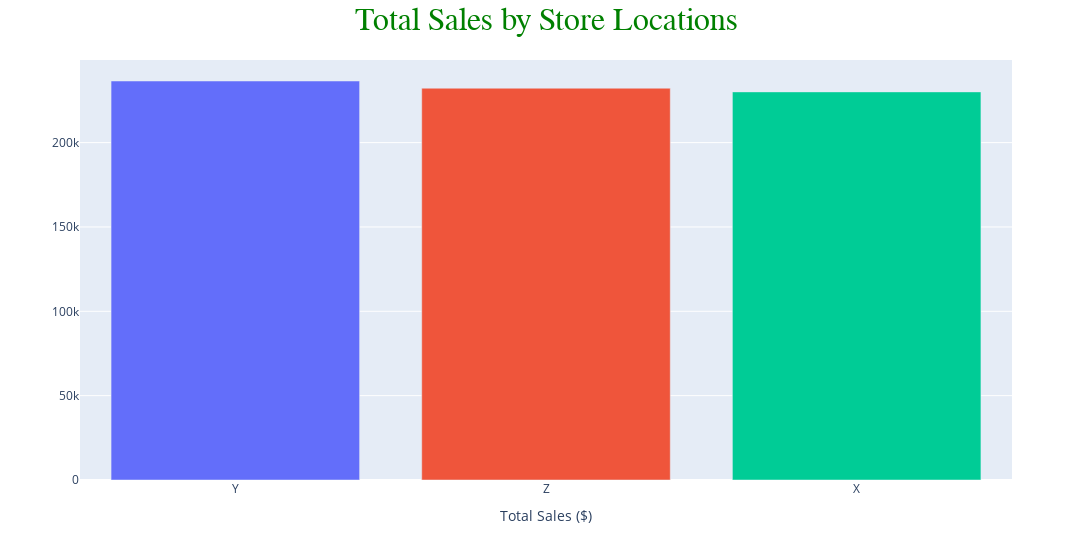

The cell this chart's notebook holds for it:
### Code cell
# Data viz with horizontal bar chart
fig = px.bar(
    sales_by_locations, 
    x="store_location", 
    y="total_sales", 
    color="store_location",
    hover_name="store_location"
)

# Custome layout
fig.update_layout(
    width=1200,
    title=dict(
        text='<span style="font-family:\'Times New Roman\';font-size:32;color:#008000">Total Sales by Store Locations</span>',
        x=0.5
    ),
    xaxis_title="Total Sales ($)",
    yaxis_title="",
    xaxis=dict(tickformat=","),
    showlegend=False
)

fig.show()

### Figure 1 — Plotly figure (JSON) as saved in the notebook; plotly's stock layout.template omitted (floating-point values rounded to 4 significant figures)
{"data": [{"alignmentgroup": "True", "hovertemplate": "<b>%{hovertext}</b><br><br>store_location=%{x}<br>total_sales=%{y}<extra></extra>", "hovertext": ["Y"], "legendgroup": "Y", "marker": {"color": "#636efa", "pattern": {"shape": ""}}, "name": "Y", "offsetgroup": "Y", "orientation": "v", "showlegend": true, "textposition": "auto", "type": "bar", "x": ["Y"], "xaxis": "x", "y": [236500.0], "yaxis": "y"}, {"alignmentgroup": "True", "hovertemplate": "<b>%{hovertext}</b><br><br>store_location=%{x}<br>total_sales=%{y}<extra></extra>", "hovertext": ["Z"], "legendgroup": "Z", "marker": {"color": "#EF553B", "pattern": {"shape": ""}}, "name": "Z", "offsetgroup": "Z", "orientation": "v", "showlegend": true, "textposition": "auto", "type": "bar", "x": ["Z"], "xaxis": "x", "y": [232200.0], "yaxis": "y"}, {"alignmentgroup": "True", "hovertemplate": "<b>%{hovertext}</b><br><br>store_location=%{x}<br>total_sales=%{y}<extra></extra>", "hovertext": ["X"], "legendgroup": "X", "marker": {"color": "#00cc96", "pattern": {"shape": ""}}, "name": "X", "offsetgroup": "X", "orientation": "v", "showlegend": true, "textposition": "auto", "type": "bar", "x": ["X"], "xaxis": "x", "y": [230100.0], "yaxis": "y"}], "layout": {"barmode": "relative", "legend": {"title": {"text": "store_location"}, "tracegroupgap": 0}, "margin": {"t": 60}, "showlegend": false, "title": {"text": "<span style=\"font-family:'Times New Roman';font-size:32;color:#008000\">Total Sales by Store Locations</span>", "x": 0.5}, "width": 1200, "xaxis": {"anchor": "y", "categoryarray": ["Y", "Z", "X"], "categoryorder": "array", "domain": [0, 1], "tickformat": ",", "title": {"text": "Total Sales ($)"}}, "yaxis": {"anchor": "x", "domain": [0, 1], "title": {"text": ""}}}}
